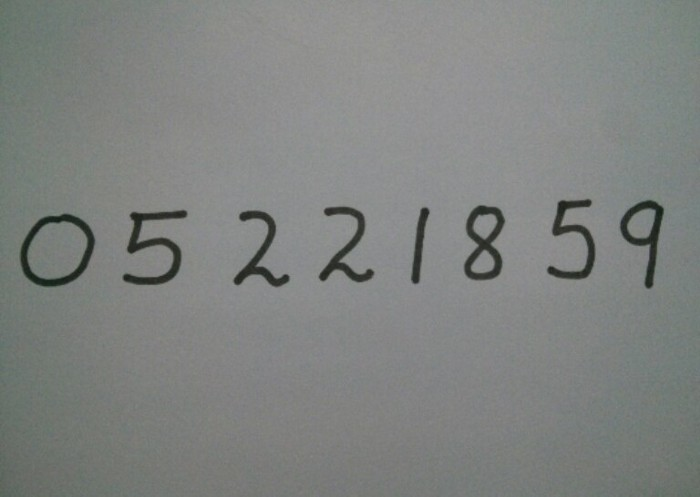
#> input picture img/all.jpg, 700 x 497 px, found by its file name
$ python real_img.py   (older library calls are emulated)
#> lines starting #> are read from the running program, lines starting #| are printed output that depends on the picture; after the words box and inside, x2 and y2 are one past the last pixel; in counts of white or black regions, pixels touching at a corner belong together
import cv2
import numpy as np
from keras.datasets import mnist
from keras.layers import Dense, Flatten
from keras.layers.convolutional import Conv2D
from keras.models import Sequential
from keras.utils import to_categorical
import matplotlib.pyplot as plt


image_path = '/home/togoldor/car-number/img/all.jpg'
image = cv2.imread(image_path)
#> image is the input picture: shape (497, 700, 3); mean B, G, R 128.1, 130.3, 127.3
grey = cv2.cvtColor(image.copy(), cv2.COLOR_BGR2GRAY)
ret, thresh = cv2.threshold(grey.copy(), 75, 255, cv2.THRESH_BINARY_INV)
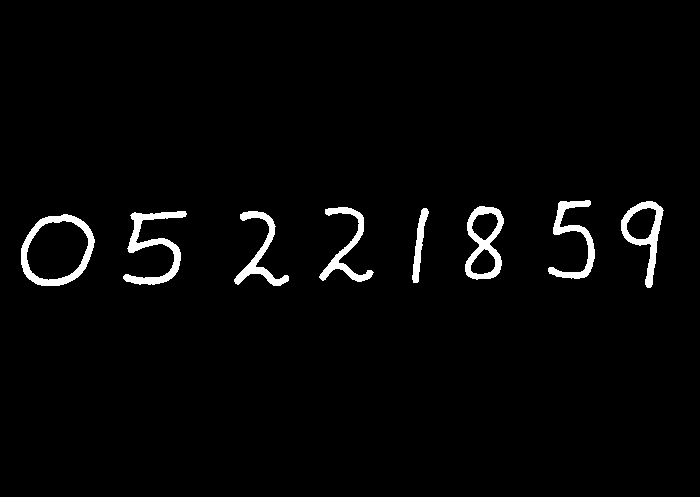
#> thresh: shape (497, 700); 2.5% white; 8 white regions
_, contours, _ = cv2.findContours(thresh.copy(), cv2.RETR_EXTERNAL, cv2.CHAIN_APPROX_SIMPLE)
#> contours = 8 contours; box (x1, y1, x2, y2) and area: (21, 214, 95, 286) 4034, (465, 206, 504, 280) 1996, (621, 201, 664, 288) 1652, (123, 211, 187, 285) 1218, (548, 200, 595, 279) 936, (234, 211, 289, 286) 884, (319, 207, 374, 282) 863, (412, 208, 429, 283) 428
preprocessed_digits = []
for c in contours:
    x,y,w,h = cv2.boundingRect(c)

    # Creating a rectangle around the digit in the original image (for displaying the digits fetched via contours)
    cv2.rectangle(image, (x,y), (x+w, y+h), color=(0, 255, 0), thickness=2)

    # Cropping out the digit from the image corresponding to the current contours in the for loop
    digit = thresh[y:y+h, x:x+w]

    # Resizing that digit to (18, 18)
    resized_digit = cv2.resize(digit, (18,18))

    # Padding the digit with 5 pixels of black color (zeros) in each side to finally produce the image of (28, 28)
    padded_digit = np.pad(resized_digit, ((5,5),(5,5)), "constant", constant_values=0)

    # Adding the preprocessed digit to the list of preprocessed digits
    preprocessed_digits.append(padded_digit)
#> this loop made 8 passes
#> (x, y, w, h) on passes 1 to 8: (21, 214, 74, 72), (234, 211, 55, 75), (123, 211, 64, 74), (412, 208, 17, 75), (319, 207, 55, 75), (465, 206, 39, 74), (621, 201, 43, 87), (548, 200, 47, 79)
#> pass 1, `digit = thresh[y:y+h, x:x+w]`:
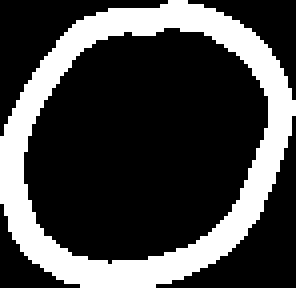
#> digit: shape (72, 74) (shown 4 times larger); 26.7% white; 1 white region, box (x1, y1, x2, y2) and area: (0, 0, 74, 72) 1420
#> pass 1, `padded_digit = np.pad(resized_digit, ((5,5),(5,5)), "constant", consta..`:
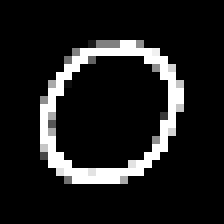
#> padded_digit: shape (28, 28) (shown 8 times larger); min 0, max 255, mean 28.9
#> pass 2, `digit = thresh[y:y+h, x:x+w]`:
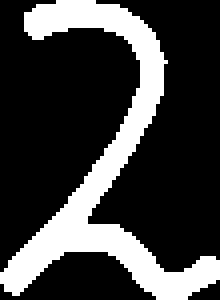
#> digit: shape (75, 55) (shown 4 times larger); 24.7% white; 1 white region, box (x1, y1, x2, y2) and area: (0, 0, 55, 75) 1017
#> pass 2, `padded_digit = np.pad(resized_digit, ((5,5),(5,5)), "constant", consta..`:
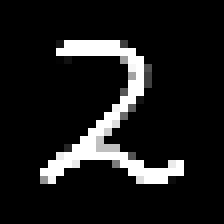
#> padded_digit: shape (28, 28) (shown 8 times larger); min 0, max 255, mean 27.1
#> after the loop:
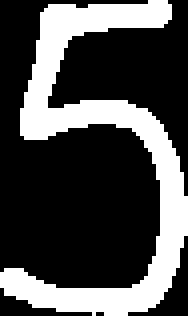
#> digit: shape (79, 47) (shown 4 times larger); 29.6% white; 1 white region, box (x1, y1, x2, y2) and area: (0, 0, 47, 79) 1099
#> after the loop:
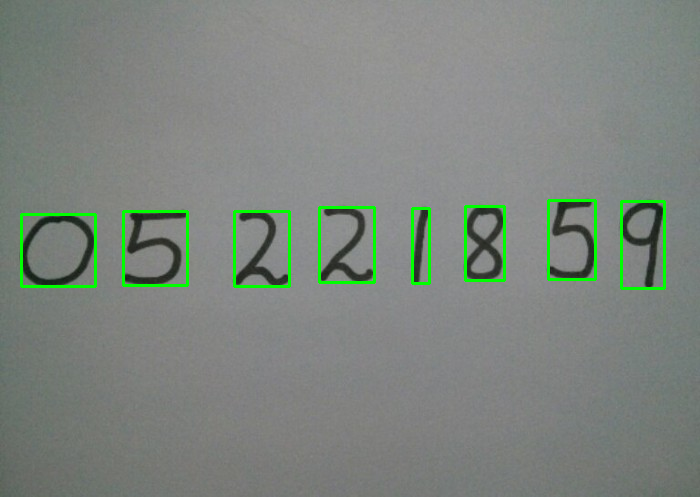
#> image: shape (497, 700, 3); 1.72% of pixels changed, all inside (x1, y1, x2, y2) = (20, 199, 666, 290)
#> after the loop, preprocessed_digits = 8 items
print("\n\n\n----------------Contoured Image--------------------")
plt.imshow(image, cmap="gray")
plt.show()

inp = np.array(preprocessed_digits)
